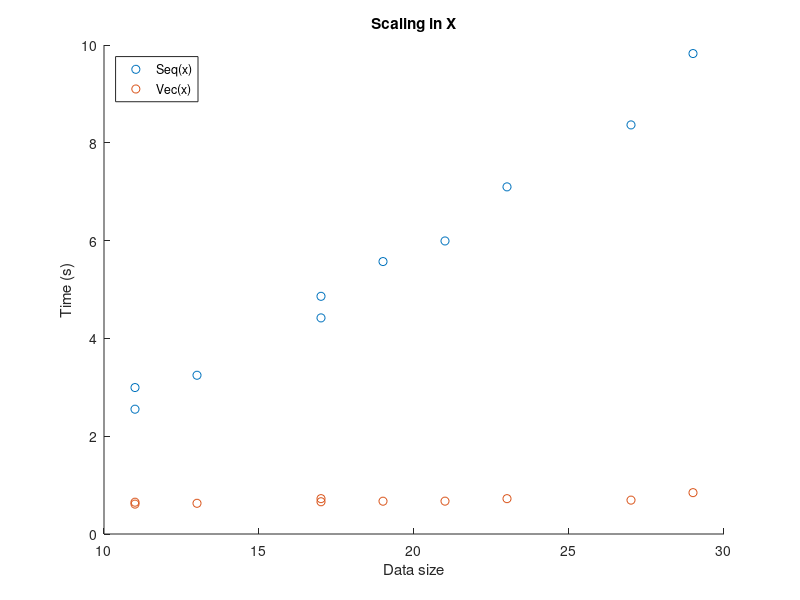

MATLAB code to generate this figure:
if 0
load('ipack.mat','ipack_11_11_7','ipack_10cases','ipack_10x')

%n_case = length(ipack_10cases);
n_case = length(ipack_10x);
%n_case = 3

% 1: sequential, 2: vec
result_time = zeros(n_case,2);

% size of the data
result_size = zeros(n_case,1);

%for imodel = 1:n_case


for imodel = 1:n_case
    
%    ppr = ipack_10cases(imodel);
    ppr = ipack_10x(imodel);
    datasize = size(ppr.Model.Model,1);
    
    tic
    [x0 y0 z0 v0] = Stress_Miner_time_loop(ppr,0);
    time0 = toc;
    
    tic
    [x1 y1 z1 v1] = Stress_Miner_time_loop(ppr,1);
    time1 = toc;

    % show progress
    [imodel datasize time0 time1]
    
    result_size(imodel,1) = datasize;
    result_time(imodel,1) = time0;
    result_time(imodel,2) = time1;
end

result_time

save('compete_10x.mat','result_size','result_time')
end

load('compete_10x.mat','result_size','result_time')

clf
hold on
plot(result_size(:,1),result_time(:,1),'o')
plot(result_size(:,1),result_time(:,2),'o')

legend('Seq(x)','Vec(x)','Location','Northwest')
xlabel('Data size')
ylabel('Time (s)')
title('Scaling in X')



